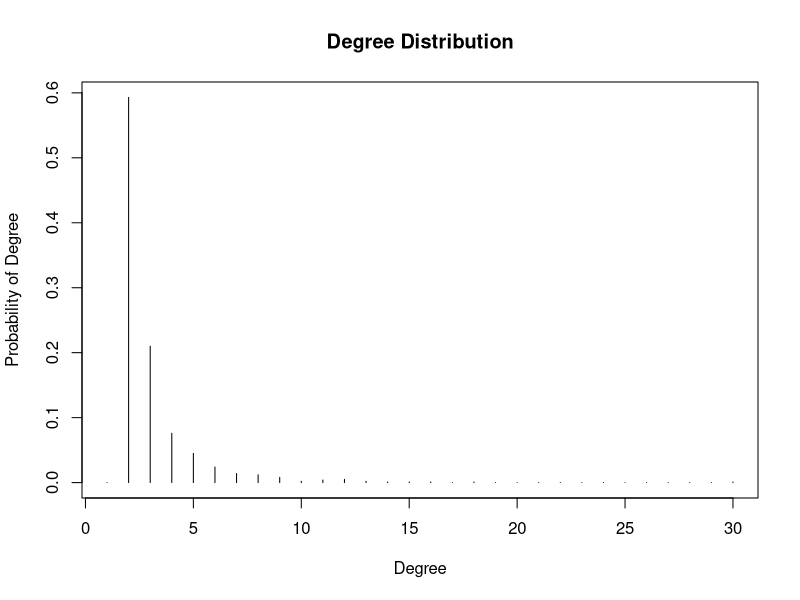
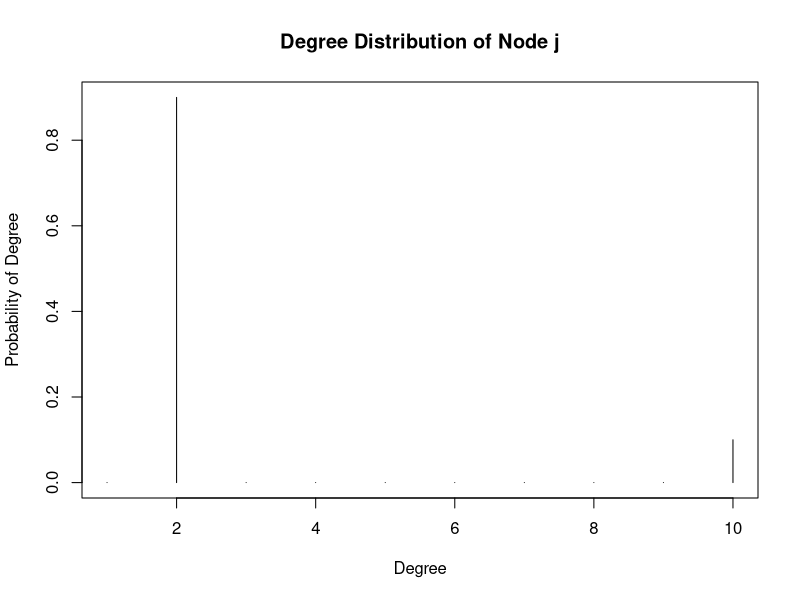

Here is the R script that generated these plots, in order:
library("igraph")

## (a)
cat("Creating a random graph of 1K nodes...\n")
graph1 <- barabasi.game(1000, directed=FALSE)

# Degree distribution
# hist(degree(graph1), breaks=50, main="Degree Distribution")

cat("Plotting the degree distribution...\n")
deg_dist <- degree_distribution(graph1)
plot(1:length(deg_dist), deg_dist, "h", main="Degree Distribution", xlab = "Degree", ylab = "Probability of Degree")


# Diameter
if(is.connected(graph1))
{
  print("Graph is connected")
  dia = diameter(graph1, directed = FALSE, unconnected = FALSE, weights = NULL)
  print(sprintf("Diameter of graph is: %d", dia))
} else{
  print("Graph is NOT connected")
  print("Diameter of graph is INFINITY")
}


## (b)
clust1 <- clusters(graph1)
gcc1 <- induced.subgraph(graph1, which(clust1$membership == which.max(clust1$csize)))
fg1 <- fastgreedy.community(gcc1)
print(sprintf("Modularity of the graph is: %f", max(fg1$modularity)))


## (c)
cat("Creating a random graph of 10K nodes...\n")
graph2 <- barabasi.game(10000, directed=FALSE)
# clust2 <- clusters(graph2)
# gcc2 <- induced.subgraph(graph2, which(clust2$membership == which.max(clust2$csize)))
fg2 <- fastgreedy.community(graph2)
print(sprintf("Modularity of the graph is: %f", max(fg2$modularity)))


## (d)
cat("Picking a node i at random...\n")
i = floor(runif(1)*1000)
nbr_size <- ego_size(graph1, 1, i)
temp = ceiling(runif(1)*nbr_size)
nbr <- ego(graph1, 1, i)
j = as.integer(nbr[[1]][temp])
print(sprintf("i = %d and j=%d", i, j))

nbrGraph <- graph.neighborhood(graph2, 1, j)
cat("Plotting the degree distribution of node j...\n")
deg_dist2 <- degree_distribution(nbrGraph[[1]])
dev.new()
# hist(degrees, breaks=seq(0, by=1, length.out=max(degrees)+5))
plot(1:length(deg_dist2), deg_dist2, "h", main="Degree Distribution of Node j", xlab = "Degree", ylab = "Probability of Degree")
